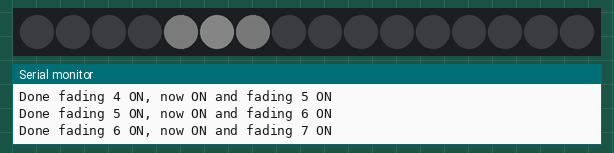
Bench run of a sketch on a simulated Raspberry Pi Pico. Shown: 16 RGB LEDs in strip order, left to right, the last lines printed to the serial monitor. Dim RGB values are drawn brighter than linear.

Above: at 0.7 s.
At 1.38 s:
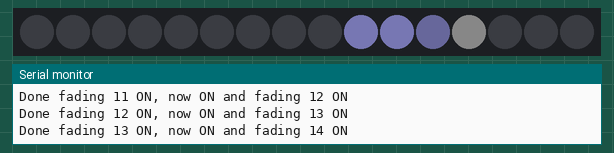
At 5.7 s:
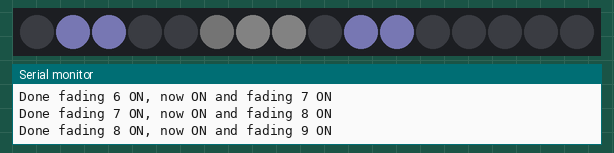
At 10.01 s:
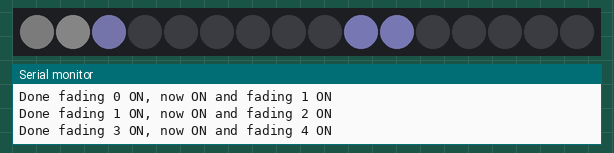
At 18.63 s:
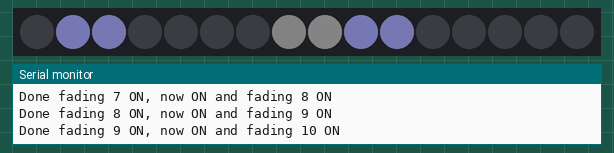
At 36.5 s:
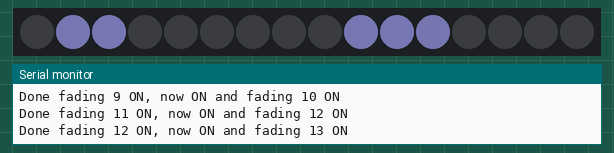

The sketch:

pixel_moon.ino
```cpp
/*
    Fireflz first test, now making fireFLIES with arraz

    NEXT : change completely. my pixel class is memory limited so only 3 pixels ofr 3 flies necessary...

*/


#include <Adafruit_NeoPixel.h>
#include "Pixel.h"

#define PIN         2
#define PIXELS      16

#define DEBUG   0
#define __D     if(DEBUG)

Adafruit_NeoPixel NeoPixel = Adafruit_NeoPixel(PIXELS, PIN, NEO_GRB + NEO_KHZ800);

Pixel myStrip[PIXELS];

int delayval = 1000; // delay for half a second
char buff[50];


int pos = 0;

int colR = 40;
int colG = 40;
int colB = 60;


void setup() {

  randomSeed(analogRead(0));

  Serial.begin(115200);

  NeoPixel.begin(); // This initializes the NeoPixel library.
  Serial.println("Initialised Neopixel strip.");

  // Fade speed is determined by ( interval * framerate )
  // interval sets the number of iterations / steps the fade will take to reach the target colour
  // the speed is determined by the framerate, which is how quickly the main loop is run.
  // this can either be measured, as example here.
  // but is generally most determined by delay(x);  =  x ms at the end of loop

  for( int x=0; x<PIXELS ; x++ ) {
    myStrip[x] = Pixel(x);
    myStrip[x].set( 0, 0, 0 );
    draw_pixel( (&myStrip[x]) );
  }
  NeoPixel.show();

  delay(100);

  //myStrip[pos].fadeTo(10,10,60,20);
  myStrip[pos].set(colR, colG, colB);
    draw_pixel( (&myStrip[pos]) );
  NeoPixel.show();
  //NeoPixel.setPixelColor(pos, NeoPixel.Color(  colR, colG, colB ) );
  delay(1000);
  // Eo setup
}


void loop(){
  //NeoPixel.setPixelColor(pos, NeoPixel.Color(  0, 0, 0 ) );
  pos -= 2;
  if(pos<0)   pos += PIXELS;
  myStrip[pos].set(0,0,0);
    draw_pixel( (&myStrip[pos]) );

  //NeoPixel.setPixelColor(pos, NeoPixel.Color(  0, 0, 0 ) );
  pos++;
    if(pos>=PIXELS)    pos = 0;
  myStrip[pos].set(colR, colG, colB);
    draw_pixel( (&myStrip[pos]) );
  pos++;
    if(pos>=PIXELS)    pos = 0;
  myStrip[pos].set(colR, colG, colB);
    draw_pixel( (&myStrip[pos]) );
  pos++;
    if(pos>=PIXELS)    pos = 0;
  //NeoPixel.setPixelColor(pos, NeoPixel.Color(  0, 0, 0 ) );
  myStrip[pos].set(colR, colG, colB);
    draw_pixel( (&myStrip[pos]) );


  NeoPixel.show();
  delay(800);
}


void loop1() {

  for( int x=0; x<PIXELS ; x++ )
  if( myStrip[x].fade())  {
    draw_pixel( (&myStrip[x]) );
  }
  NeoPixel.show();

  if( !myStrip[pos].fade())  {
    // were done fading
    sprintf(buff, "Done fading %d ON, now ON and fading %d ON ", pos, pos+1);    Serial.println(buff);
    myStrip[pos].fadeTo(0,0,0,   20);
    pos++;
    if(pos >=PIXELS)   pos = 0;
    myStrip[pos].fadeTo(10,10,10, 20);
  }

  delay(10); // period determines the framerate and thus the  a period of time (in milliseconds).

  // Eo **  loop
}


void draw_pixel( Pixel * PIX ) {
  NeoPixel.setPixelColor(PIX->ID(), NeoPixel.Color(  PIX->G(), PIX->R(), PIX->B() ) );
}


// *
```

Pixel.cpp
```cpp
#include <Arduino.h>

#include "Pixel.h"

uint8_t id;
float r, g, b;
float Tr, Tg, Tb;
float Sr, Sg, Sb;
uint8_t Fr, Fg, Fb;

char print_buff[40];


Pixel::Pixel()
{   }

Pixel::Pixel(uint8_t ID){
  id = ID;
  //off();
}


void Pixel::off(){
  r = 0;
  g = 0;
  b = 0;
}

void Pixel::setFade( uint8_t x){
  Fr = x;
  Fg = x;
  Fb = x;
}

void Pixel::set( float R, float G, float B ){
  r = R;
  g = G;
  b = B;

  Tr = r;
  Tg = g;
  Tb = b;

  setFade(0);
}


void Pixel::fadeTo( float R, float G, float B, float interval){
  Tr = R;
  Tg = G;
  Tb = B;

  Sr = ( Tr -r)/interval;
  Sg = ( Tg -g)/interval;
  Sb = ( Tb -b)/interval;

  if( r != Tr )
    Fr = 1;
  else
    Fr = 0;

  if( g != Tg )
    Fg = 1;
  else
    Fg = 0;

  if( b != Tb )
    Fb = 1;
  else
    Fb = 0;

}


uint8_t Pixel::ID(){
  return id;
}

uint8_t Pixel::R(){
  return int(r);
}

uint8_t Pixel::G(){
  return int(g);
}

uint8_t Pixel::B(){
  return int(b);
}


uint8_t Pixel::fade(){
  // fade each

  //printout();

  if( Fr ){
    // catch end of fade
    if( abs(Tr-r) < abs(Sr) ) {
      r = Tr;
      Fr = 0;
    }
    else  // step fade
      r += Sr;
  }

  if( Fg ){
    // catch end of fade
    if( abs(Tg -g) < abs(Sg) ) {
      g = Tg;
      Fg = 0;
    }
    else  // step fade
      g += Sg;
  }

  if( Fb ){
    // catch end of fade
    if( abs(Tb-b) < abs(Sb) ) {
      b = Tb;
      Fb = 0;
    }
    else  // step fade
      b += Sb;
  }

  return ( Fr || Fg || Fb );
}


void Pixel::add( float R, float G, float B ){
  r += R;
  g += G;
  b += B;
}


uint8_t Pixel::is_fading(){
  return ( Fr || Fg || Fb );
}


void Pixel::printout(){

  Serial.print("\t LED vals: ");
  Serial.print(r);
  Serial.print(", ");
  Serial.print(g);
  Serial.print(", ");
  Serial.print(b);
  Serial.print("\t");

  Serial.print(" target : ");
  Serial.print(Tr);
  Serial.print(", ");
  Serial.print(Tg);
  Serial.print(", ");
  Serial.print(Tb);
  Serial.print("\t");

  Serial.print(" in steps : ");
  Serial.print(Sr);
  Serial.print(", ");
  Serial.print(Sg);
  Serial.print(", ");
  Serial.print(Sb);
  Serial.print("\t");

  sprintf(print_buff, " status: %d, %d, %d;  \n" ,Fr, Fg, Fb);
  Serial.print(print_buff);
}
```

Pixel.h
```cpp
#ifndef PIXEL_H
#define PIXEL_H

#include <Arduino.h>

class Pixel
{

  public:
    // Funcs
    Pixel();
    Pixel(uint8_t ID);
    void off();
    void printout();
    void set( float R, float G, float B );
    uint8_t R();
    uint8_t G();
    uint8_t B();
    uint8_t W();
    uint8_t ID();

    void add( float R, float G, float B );
    void fadeTo( float R, float G, float B, float interval);

    uint8_t is_fading();
    void setFade( uint8_t x);
    uint8_t fade();

  private:
    // Variables
    uint8_t id;
    float r, g, b;
    float Tr, Tg, Tb;
    float Sr, Sg, Sb;
    uint8_t Fr, Fg, Fb;
};

#endif
```
